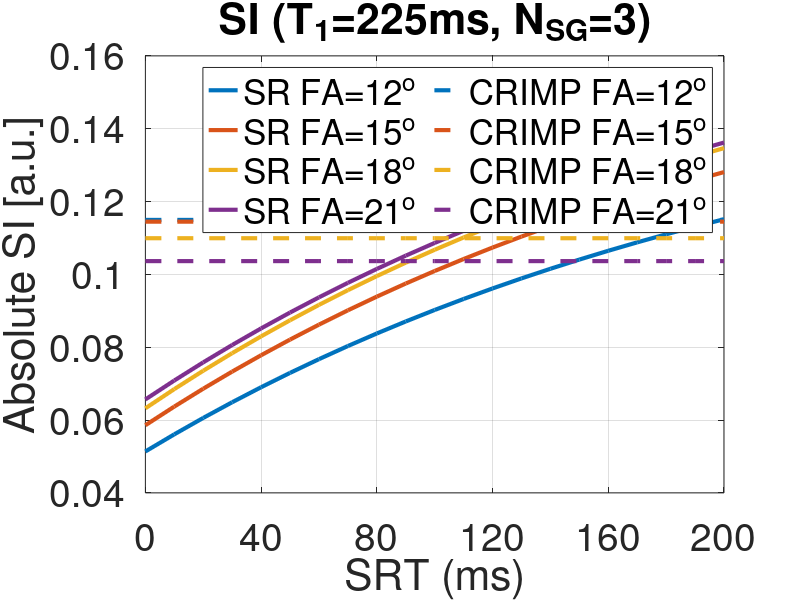

Recreate this plot in MATLAB.
clear; clc;
TR = 2; % [ms]

SRT_all = 0:10:200;
flip_angle_all = [12,15,18,21];
for iFA = 1:length(flip_angle_all)
    for iSRT=1:length(SRT_all)
        
        flip_angle = flip_angle_all(iFA);
        % TR = kSpace_info.Portocol.alTR(2)/1000;
        T1 = [225,335].';
        nor = 30;
        M0 = 1;
        clear S
        S(1,1) = 0;
        S(2,1) = 0;
        SRT = SRT_all(iSRT);
        S(:,end+1) = M0 - (M0 - S(:,end)).*exp(-SRT./T1);
        clear signal
        signal(1,1) = 0;
        signal(2,1) = 0;
        for i=1:nor
            signal(:,end+1) = S(:,end).*sin(flip_angle/180*pi);
            S(:,end+1) = S(:,end).*cos(flip_angle/180*pi);
            S(:,end+1) = M0 - (M0 - S(:,end)).*exp(-(TR*3)./T1);
        end
        
        % figure,plot(S(:,3:3:end).')
        
        %Contrast(iSRT,iFA) = (mean(signal(1,2:end))-mean(signal(2,2:end)));
        %Signal(:,iSRT,iFA) = mean(S,2)*sin(flip_angle);
        Signal_SR(:,iSRT,iFA) = mean(signal,2);
    end
    
    nor = 3000;
    
    M0 = 1;
    clear S
    S(1,1) = M0;
    S(2,1) = M0;
    clear signal
    signal(1,1) = 0;
    signal(2,1) = 0;
    for i=1:nor
        signal(:,end+1) = S(:,end).*sin(flip_angle/180*pi);
        S(:,end+1) = S(:,end).*cos(flip_angle/180*pi);
        S(:,end+1) = M0 - (M0 - S(:,end)).*exp(-(TR*3)./T1);
    end
    %Contrast_SPGR(:,iFA) = (signal(1,end)-signal(2,end));
    Signal_SPGR(:,iFA) = signal(:,end);
end


color1 = [ 0    0.4470    0.7410];
color2 = [ 0.8500    0.3250    0.0980];
color3 = [0.9290    0.6940    0.1250];
color4 = [    0.4940    0.1840    0.5560];
color5 = [0.4660    0.6740    0.1880];
color6 =[0.3010    0.7450    0.9330];
color7 = [0.6350    0.0780    0.1840];
LineWidth = 3;

figure,plot(SRT_all,squeeze(Signal_SR(1,:,:)),'LineWidth',LineWidth)
hold on
plot(SRT_all,repmat(Signal_SPGR(1,1),[length(SRT_all),1]),'Color',color1,'LineStyle','--','LineWidth',LineWidth)
plot(SRT_all,repmat(Signal_SPGR(1,2),[length(SRT_all),1]),'Color',color2,'LineStyle','--','LineWidth',LineWidth)
plot(SRT_all,repmat(Signal_SPGR(1,3),[length(SRT_all),1]),'Color',color3,'LineStyle','--','LineWidth',LineWidth)
plot(SRT_all,repmat(Signal_SPGR(1,4),[length(SRT_all),1]),'Color',color4,'LineStyle','--','LineWidth',LineWidth)
%plot(SRT_all,repmat(Contrast_SPGR(:,5),[41,5]),'Color',color5)

legend('SR FA=12^o','SR FA=15^o','SR FA=18^o','SR FA=21^o','CRIMP FA=12^o','CRIMP FA=15^o','CRIMP FA=18^o','CRIMP FA=21^o','Location','best','NumColumns',2)

grid on
set(gcf,'Position',[0,0,800,600])    
xlabel 'SRT (ms)'
ylabel 'Absolute SI [a.u.]'
set(gca,'FontSize',12)
title('SI (T_1=225ms, N_{SG}=3)')

% yticks([0.05:0.003:0.032])
xticks([0:40:200])
set(gca,'FontSize',28)